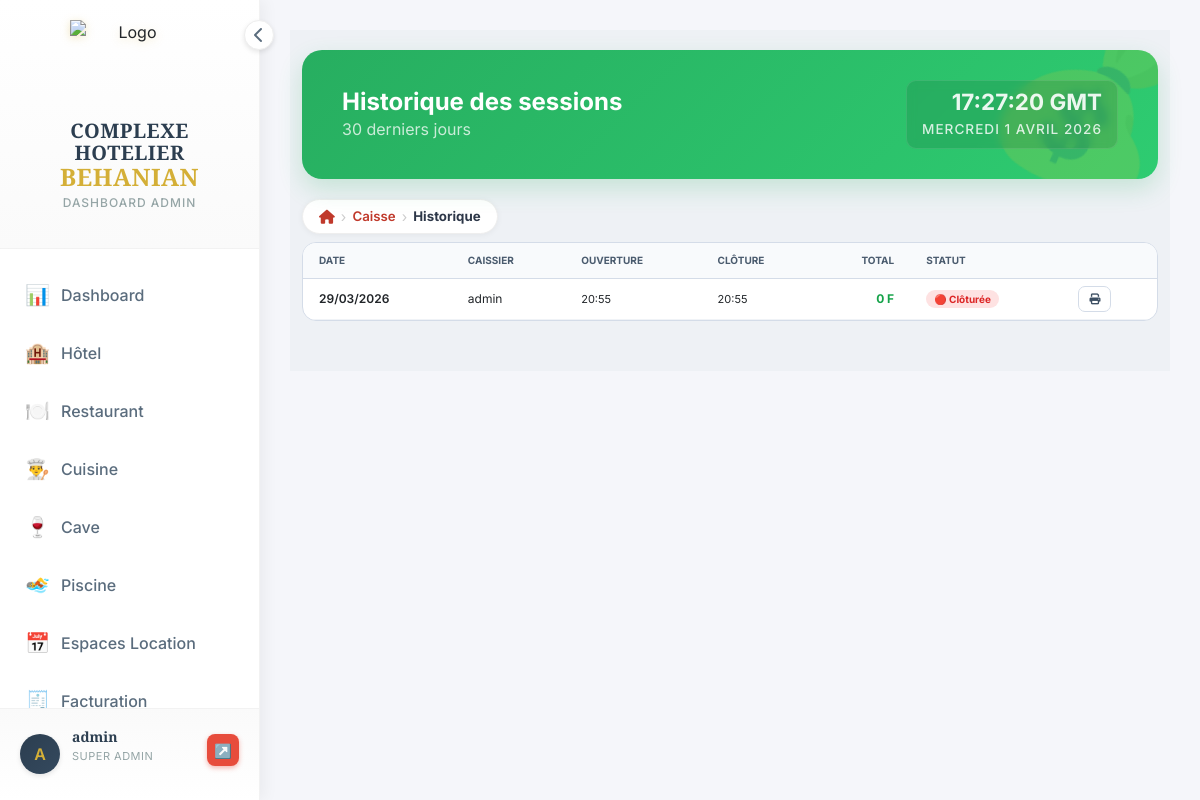
Page /caisse/historique/ (signed in) on the earlier database version.
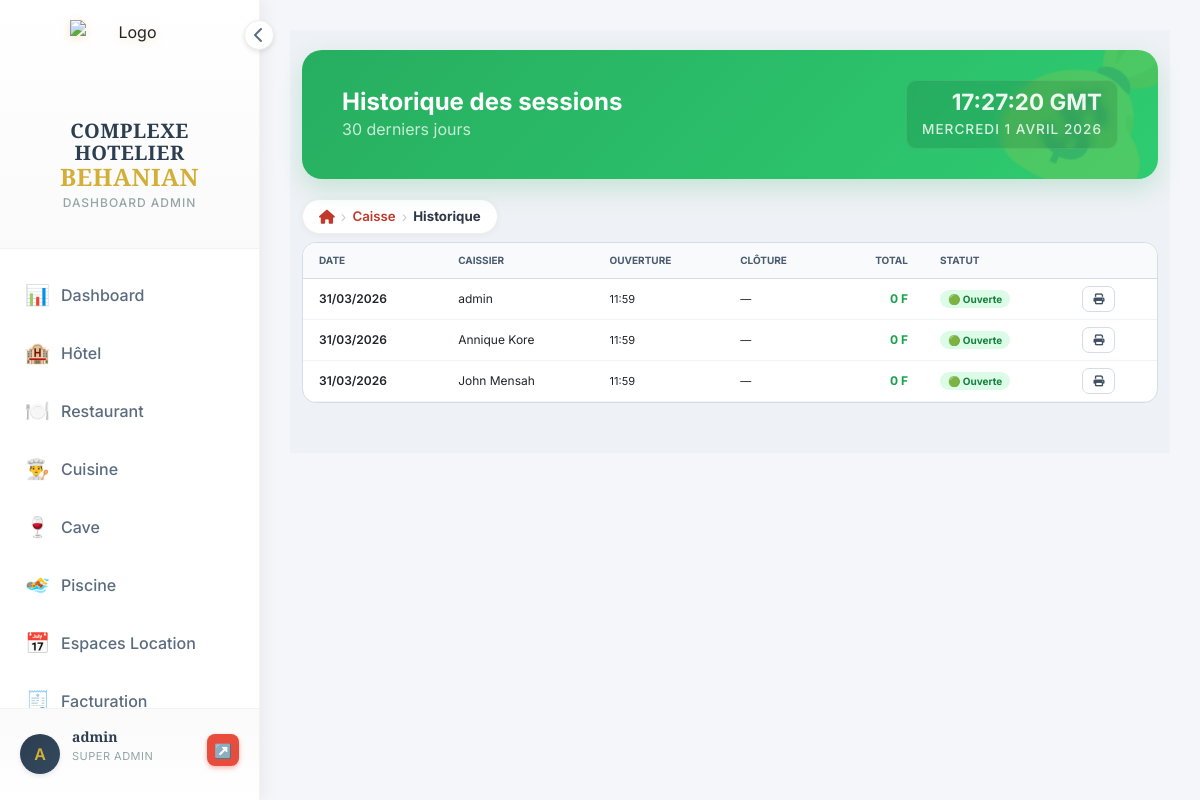
Same page on the later database version.
### caisse/models.py (models this page shows, shortened)
class CaisseSession(models.Model):
    TYPE_CHOICES = [
        ('hotel',    'Caisse Hôtel (Réception)'),
        ('module',   'Caisse Module (Restaurant/Cave/Piscine/Espaces)'),
        ('centrale', 'Caisse Centrale (Manager)'),
    ]
    user = models.ForeignKey(User, on_delete=models.CASCADE, related_name='caisse_sessions')
    type_caisse = models.CharField(max_length=20, choices=TYPE_CHOICES, default='module')
    opened_at = models.DateTimeField(default=timezone.now)
    closed_at = models.DateTimeField(null=True, blank=True)
    is_open = models.BooleanField(default=True)
    fond_caisse = models.DecimalField(max_digits=12, decimal_places=2, default=Decimal('0'))
    fond_caisse_reel = models.DecimalField(max_digits=12, decimal_places=2, default=Decimal('0'), help_text="Fond compté à la clôture")
    total_especes = models.DecimalField(max_digits=12, decimal_places=2, default=Decimal('0'))
    total_mobile  = models.DecimalField(max_digits=12, decimal_places=2, default=Decimal('0'))
    total_carte   = models.DecimalField(max_digits=12, decimal_places=2, default=Decimal('0'))
    total_virement= models.DecimalField(max_digits=12, decimal_places=2, default=Decimal('0'))
    total_general = models.DecimalField(max_digits=12, decimal_places=2, default=Decimal('0'))
    prelevement_banque = models.DecimalField(max_digits=12, decimal_places=2, default=Decimal('0'))
    notes = models.TextField(blank=True)
    class Meta:
        ordering = ['-opened_at']

### caisse/views.py (the view)
# urls.py: path('historique/', views.historique, name='historique'),
@require_manager
def historique(request):
    from datetime import timedelta
    today = timezone.now().date()
    debut = today - timedelta(days=30)
    sessions = CaisseSession.objects.filter(
        opened_at__date__gte=debut
    ).select_related('user').order_by('-opened_at')
    stats_periode = get_stats_jour.__wrapped__(debut) if hasattr(get_stats_jour, '__wrapped__') else {}
    return render(request, 'caisse/historique.html', {
        'sessions': sessions,
        'today': today,
        'debut': debut,
    })

### dashboard/templatetags/breadcrumb.py (called while the page is built)
@register.inclusion_tag('components/breadcrumb.html', takes_context=True)
def breadcrumb(context, *args):
    items = []
    args = list(args)
    while len(args) >= 2:
        label    = args.pop(0)
        url_name = args.pop(0)
        if url_name:
            try:
                url = reverse(url_name)
                items.append({'label': label, 'url': url, 'active': False})
            except NoReverseMatch:
                items.append({'label': label, 'url': url_name, 'active': False})
        else:
            items.append({'label': label, 'url': None, 'active': True})
    return {'items': items}

### utils/permissions.py (called while the page is built)
def get_user_groups(user):
    return list(user.groups.values_list('name', flat=True))

def require_manager(view_func):
    @wraps(view_func)
    @login_required
    def wrapper(request, *args, **kwargs):
        groups = get_user_groups(request.user)
        if not request.user.is_superuser and GROUPE_MANAGER_GENERAL not in groups:
            messages.error(request, "Accès refusé — réservé au Manager Général.")
            return redirect('caisse:index')
        return view_func(request, *args, **kwargs)
    return wrapper

### templates/caisse/historique.html (shortened to what this page needs)
{% extends 'dashboard/base_dashboard.html' %}
{% load breadcrumb %}
{% block content %}
<div style="background:#eef1f5;padding:20px 0 50px"><div class="container-fluid">
  <div class="header-glam caisse-watermark">
    <div class="header-content">
      <h2 style="font-size:1.5rem;font-weight:700;margin:0">Historique des sessions</h2>
      <p class="mb-0 opacity-75">30 derniers jours</p>
    </div>
    <div class="header-clock"><span class="time">--:-- GMT</span><span class="date">Chargement...</span></div>
  </div>
{% breadcrumb "Caisse" "caisse:index" "Historique" "" %}
    <div style="background:white;border:1px solid #d4dce8;border-radius:14px;overflow:hidden">
    <table style="width:100%;border-collapse:collapse;font-size:12px">
      <thead><tr style="background:#f8fafc">
        <th style="padding:10px 16px;text-align:left;font-size:10px;font-weight:700;text-transform:uppercase;color:#4a5b6e;border-bottom:1px solid #d4dce8">Date</th>
        <th style="padding:10px 16px;text-align:left;font-size:10px;font-weight:700;text-transform:uppercase;color:#4a5b6e;border-bottom:1px solid #d4dce8">Caissier</th>
        <th style="padding:10px 16px;text-align:left;font-size:10px;font-weight:700;text-transform:uppercase;color:#4a5b6e;border-bottom:1px solid #d4dce8">Ouverture</th>
        <th style="padding:10px 16px;text-align:left;font-size:10px;font-weight:700;text-transform:uppercase;color:#4a5b6e;border-bottom:1px solid #d4dce8">Clôture</th>
        <th style="padding:10px 16px;text-align:right;font-size:10px;font-weight:700;text-transform:uppercase;color:#4a5b6e;border-bottom:1px solid #d4dce8">Total</th>
        <th style="padding:10px 16px;text-align:left;font-size:10px;font-weight:700;text-transform:uppercase;color:#4a5b6e;border-bottom:1px solid #d4dce8">Statut</th>
        <th style="padding:10px 16px;border-bottom:1px solid #d4dce8"></th>
      </tr></thead>
      <tbody>
      {% for s in sessions %}
      <tr style="border-bottom:1px solid #f0f3f7">
        <td style="padding:11px 16px;font-weight:600">{{ s.opened_at|date:"d/m/Y" }}</td>
        <td style="padding:11px 16px">{{ s.user.get_full_name|default:s.user.username }}</td>
        <td style="padding:11px 16px;font-size:11px">{{ s.opened_at|date:"H:i" }}</td>
        <td style="padding:11px 16px;font-size:11px">{{ s.closed_at|date:"H:i"|default:"—" }}</td>
        <td style="padding:11px 16px;text-align:right;font-weight:700;color:#16a34a">{{ s.total_general|floatformat:0 }} F</td>
        <td style="padding:11px 16px">
          {% if s.is_open %}<span style="background:#dcfce7;color:#15803d;padding:3px 8px;border-radius:20px;font-size:10px;font-weight:700">🟢 Ouverte</span>
          {% else %}<span style="background:#fee2e2;color:#dc2626;padding:3px 8px;border-radius:20px;font-size:10px;font-weight:700">🔴 Clôturée</span>{% endif %}
        </td>
        <td style="padding:11px 16px">
          <a href="{% url 'caisse:rapport_session' s.pk %}" style="padding:5px 10px;border-radius:7px;border:1px solid #d4dce8;background:white;color:#3d4f63;font-size:11px;font-weight:600;text-decoration:none" target="_blank"><i class="fas fa-print"></i></a>
        </td>
      </tr>
      {% empty %}
      <tr><td colspan="7" style="text-align:center;padding:30px;color:#7a8b9c">Aucune session sur cette période</td></tr>
      {% endfor %}
      </tbody>
    </table>
  </div>
</div></div>
{% endblock %}

Differences in the rows shown:
removed CaisseSession: opened_at "29/03/2026", user.get_full_name "admin", opened_at "20:55", closed_at "20:55", total_general "0", is_open "🔴 Clôturée"
added CaisseSession: opened_at "31/03/2026", user.get_full_name "admin", opened_at "11:59", closed_at "—", total_general "0", is_open "🟢 Ouverte"
added CaisseSession: opened_at "31/03/2026", user.get_full_name "Annique Kore", opened_at "11:59", closed_at "—", total_general "0", is_open "🟢 Ouverte"
added CaisseSession: opened_at "31/03/2026", user.get_full_name "John Mensah", opened_at "11:59", closed_at "—", total_general "0", is_open "🟢 Ouverte"
